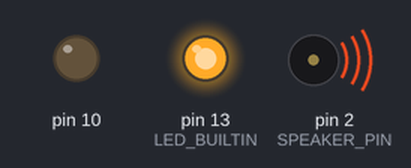
A sketch run on a simulated Arduino Uno, built with avr-gcc and run on an emulated ATmega328P. Parts: output pins drawn as LEDs (lit = HIGH), buzzer (waves = sounding).

Above: at 0.1 s.
At 3.2 s:
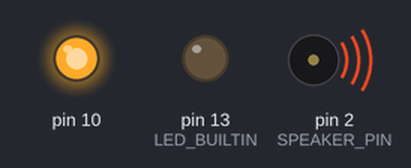
At 20.0 s:
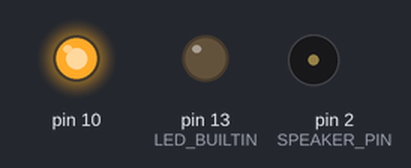
At 40.0 s:
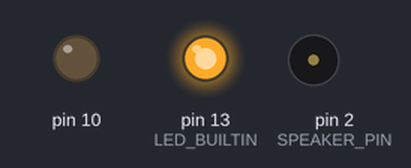
Timing chart, 0 to 40.0 s (numbered marks = the images above):
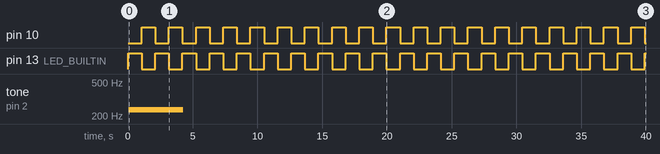

Measured:
- by itself, pin 10, pin 13 (LED_BUILTIN): alternates HIGH for 1.0 s and LOW for 1.0 s
- by itself, tone on pin 2 (SPEAKER_PIN): silent → 238 Hz at 0.05 s, → silent 4.2 s later

The sketch:

Lab_1.ino
```cpp
// the setup function runs once when you press reset or power the board
#define SPEAKER_PIN 2

// #define PROBLEM_3
#define PROBLEM_4

// Some Constants
const int SECOND = 1000;

const int SPEAKER_HZ = 250;
const int SPEAKER_MS = SECOND / SPEAKER_HZ;

const int LED_HZ = 2;
const int LED_HZ_TOGGLE = LED_HZ / 2;
const int LED_MS = SECOND / LED_HZ_TOGGLE;

void setup() {
  // initialize digital pin LED_BUILTIN as an output.
  pinMode(LED_BUILTIN, OUTPUT);
  pinMode(10, OUTPUT);
  pinMode(SPEAKER_PIN, OUTPUT);  //need to pick up speaker to test
}


uint32_t counter = 0;
// the loop function runs over and over again forever
void loop() {
#ifdef PROBLEM_3
  digitalWrite(10, HIGH);          // turn the LED on (HIGH is the voltage level)
  digitalWrite(LED_BUILTIN, LOW);  // turn the LED off (LOW is the voltage level)
  digitalWrite(SPEAKER_PIN, HIGH); // Click the speaker for problem 3 only
  delay(SECOND);  // wait for a second

  digitalWrite(10, LOW);            // turn the LED off (LOW is the voltage level)
  digitalWrite(LED_BUILTIN, HIGH);  // turn the LED on (HIGH is the voltage level)
  digitalWrite(SPEAKER_PIN, LOW); // Click the Speaker for Problem 3 only
  delay(SECOND); // wait for a second
#endif

#ifdef PROBLEM_4
  if (counter % (SPEAKER_MS/2) == 0 && counter < 4 * SECOND) { // Toggle the speaker every SPEAKER_MS/2 ms for square wave with 50% duty cycle
    digitalWrite(SPEAKER_PIN, (counter % SPEAKER_MS) / (SPEAKER_MS / 2));
  }

  if (counter % LED_MS == 0) { // Toggle the LEDs every LED_MS ms
    digitalWrite(10, (counter % (LED_MS * 2)) / LED_MS);
    digitalWrite(LED_BUILTIN,  1 - (counter % (LED_MS * 2)) / LED_MS);
  }

  counter ++; // Increment the ms
  delay(1); // Delay one ms
#endif
}
```
